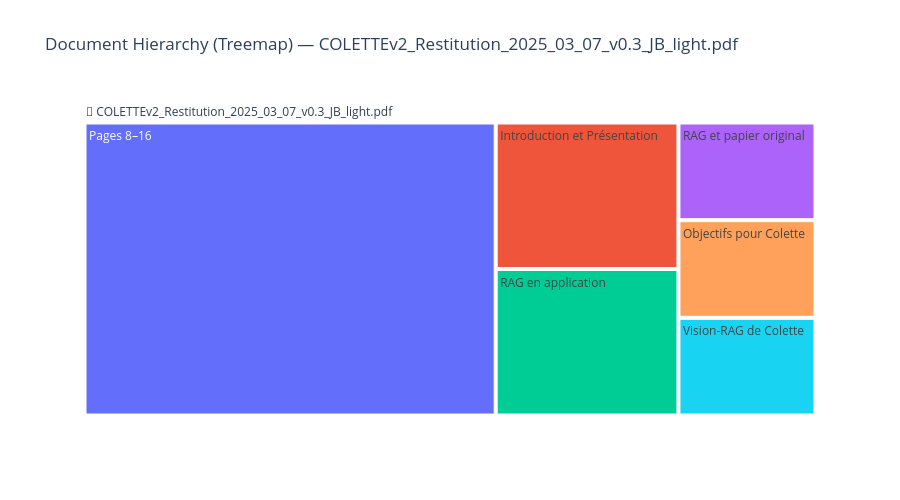

Notebook source saved alongside this figure:
### Markdown cell above
### Treemap alternative

Same data as a treemap — easier to read for large trees.

### Code cell
for h in hierarchies:
    ids, labels, parents, values, customdata = build_sunburst_data(h)
    fig = go.Figure(go.Treemap(
        ids=ids, labels=labels, parents=parents, values=values,
        customdata=customdata,
        hovertemplate='<b>%{label}</b><br>%{customdata}<extra></extra>',
        branchvalues='total',
        maxdepth=4,
    ))
    fig.update_layout(
        title=f'Document Hierarchy (Treemap) — {Path(h.doc_name).name}',
        width=900, height=500,
    )
    fig.show()

### Figure 1 — Plotly figure (JSON) as saved in the notebook; plotly's stock layout.template omitted (floating-point values rounded to 4 significant figures)
{"data": [{"branchvalues": "total", "customdata": ["This document is a presentation about COLETTE, a technical service for GenAI-oriented applications developed by Airbus and CNES, featuring an open-source LLM-based RAG system with a parameter memory and a user interface.", "Pages 0–1\nThis document introduces Colette, a technical training course for GenAI-oriented applications. Held at CNES on March 7, 2025, it is co-organized by Airbus and CNES, focusing on practical AI implementation in aerospace and defense sectors.", "Pages 2–2\nThis slide introduces a research paper on RAG (Retrieval-Augmented Generation) using a parametric memory (LLM). It highlights joint learning of generator and retriever, application in RAG, and publication at NeurIPS 2020. The diagram illustrates the system architecture with components like document retrieval, generation, and memory updates.", "Pages 3–4\nThis slide outlines challenges in applying RAG, including document extraction, handling non-textual data, and model limitations. It highlights the need for better Q&A support and diverse model training. A diagram illustrates a pipeline involving pre-processing, RAG-LLM, and LLM components for retrieval and generation.", "Pages 5–5\nThe Colette project aims to maximize document source retrieval, optimize RAG with parametric and non-parametric models, and ensure accuracy and functionality. It uses VLLM for multimodal LLMs to process documents in image form, enabling vision-RAG capabilities.", "Pages 6–6\nColette's Vision-RAG uses a cortex visual + natural language model to process documents. It handles various formats like images, PDFs, and HTML, with OCR and VLM for text extraction and image resolution.", "Pages 7–15\nThe COLETTE system integrates VLMs for document indexing, enabling multimodal RAG. It processes PDFs into images, detects layout, and uses VLMs for embedding and retrieval, ensuring accurate reading and enhanced search capabilities."], "hovertemplate": "<b>%{label}</b><br>%{customdata}<extra></extra>", "ids": ["/data1/ldejesus/repos/public/colette/docs/pdf/COLETTEv2_Restitution_2025_03_07_v0.3_JB_light.pdf", "/data1/ldejesus/repos/public/colette/docs/pdf/COLETTEv2_Restitution_2025_03_07_v0.3_JB_light.pdf/0001", "/data1/ldejesus/repos/public/colette/docs/pdf/COLETTEv2_Restitution_2025_03_07_v0.3_JB_light.pdf/0002", "/data1/ldejesus/repos/public/colette/docs/pdf/COLETTEv2_Restitution_2025_03_07_v0.3_JB_light.pdf/0003", "/data1/ldejesus/repos/public/colette/docs/pdf/COLETTEv2_Restitution_2025_03_07_v0.3_JB_light.pdf/0004", "/data1/ldejesus/repos/public/colette/docs/pdf/COLETTEv2_Restitution_2025_03_07_v0.3_JB_light.pdf/0005", "/data1/ldejesus/repos/public/colette/docs/pdf/COLETTEv2_Restitution_2025_03_07_v0.3_JB_light.pdf/0006"], "labels": ["📄 COLETTEv2_Restitution_2025_03_07_v0.3_JB_light.pdf", "Introduction et Présentation", "RAG et papier original", "RAG en application", "Objectifs pour Colette", "Vision-RAG de Colette", "Pages 8–16"], "maxdepth": 4, "parents": ["", "/data1/ldejesus/repos/public/colette/docs/pdf/COLETTEv2_Restitution_2025_03_07_v0.3_JB_light.pdf", "/data1/ldejesus/repos/public/colette/docs/pdf/COLETTEv2_Restitution_2025_03_07_v0.3_JB_light.pdf", "/data1/ldejesus/repos/public/colette/docs/pdf/COLETTEv2_Restitution_2025_03_07_v0.3_JB_light.pdf", "/data1/ldejesus/repos/public/colette/docs/pdf/COLETTEv2_Restitution_2025_03_07_v0.3_JB_light.pdf", "/data1/ldejesus/repos/public/colette/docs/pdf/COLETTEv2_Restitution_2025_03_07_v0.3_JB_light.pdf", "/data1/ldejesus/repos/public/colette/docs/pdf/COLETTEv2_Restitution_2025_03_07_v0.3_JB_light.pdf"], "type": "treemap", "values": [16, 2, 1, 2, 1, 1, 9]}], "layout": {"height": 500, "title": {"text": "Document Hierarchy (Treemap) — COLETTEv2_Restitution_2025_03_07_v0.3_JB_light.pdf"}, "width": 900}}
